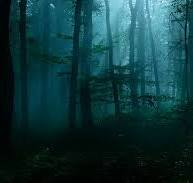
#> input picture Exp - 10/img.jpg, 193 x 183 px, given in place of source.jpg, which was not available; the run also reads 1 picture not shown here
$ python operations.py
#> lines starting #> are read from the running program, lines starting #| are printed output that depends on the picture; pictures that were not available may be replaced by others from this repository, and a replacement may not be noted
import cv2
import numpy as np
from matplotlib import pyplot as plt

# Load the image
image_path = 'source.jpg'
image = cv2.imread(image_path, cv2.IMREAD_GRAYSCALE)
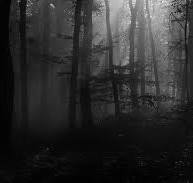
#> image: shape (183, 193); min 0, max 247, mean 43.6

# Calculate the histogram
histogram = cv2.calcHist([image], [0], None, [256], [0, 256])
#> histogram = 256 values, max 1293 at index 4, min 0 at index 221, mean 138

# Plot the histogram
plt.figure(figsize=(8, 6))
plt.title('Histogram')
plt.xlabel('Pixel Value')
plt.ylabel('Frequency')
plt.plot(histogram)
plt.xlim([0, 256])
plt.grid(True)
plt.show()
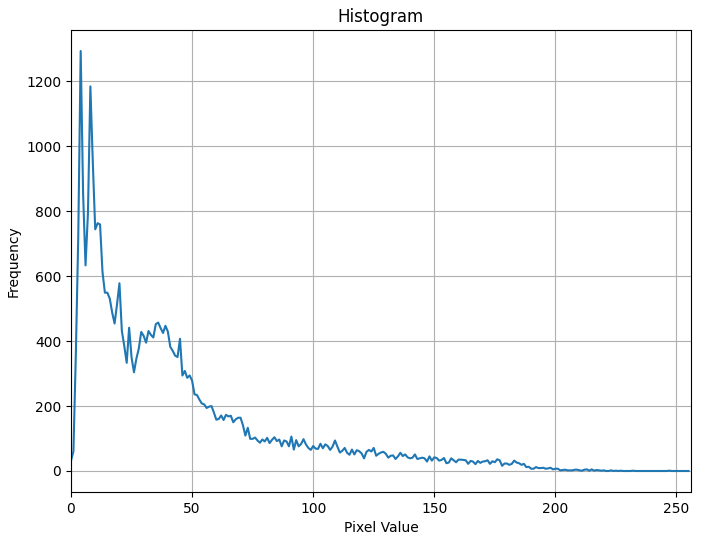
#> figure drawn by matplotlib, 1 panel; curve peaks at x = 4, y = 1293

# Perform histogram equalization
equalized_image = cv2.equalizeHist(image)
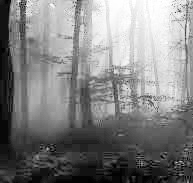
#> equalized_image: shape (183, 193); min 0, max 255, mean 129

# Display the original and equalized images
plt.figure(figsize=(10, 5))
plt.subplot(1, 2, 1)
plt.title('Original Image')
plt.imshow(image, cmap='gray')
plt.axis('off')

plt.subplot(1, 2, 2)
plt.title('Equalized Image')
plt.imshow(equalized_image, cmap='gray')
plt.axis('off')
plt.show()
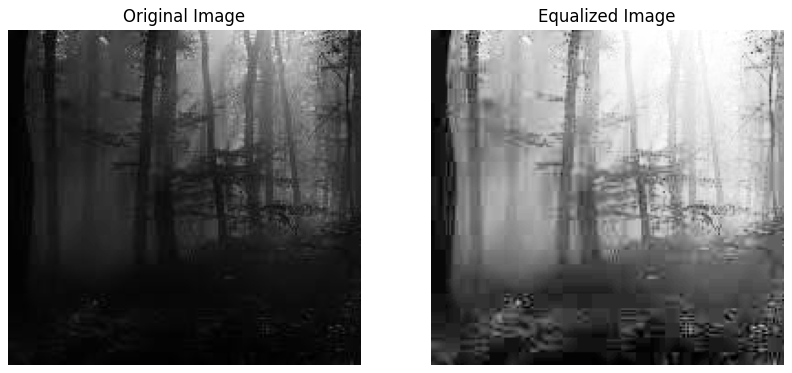
#> figure drawn by matplotlib, 2 panels

# Calculate the histogram of equalized image
histogram2 = cv2.calcHist([equalized_image], [0], None, [256], [0, 256])
#> histogram2 = 256 values, max 1293 at index 18, min 0 at index 1, mean 138

plt.figure(figsize=(8, 6))
plt.title('Histogram after Equalization')
plt.xlabel('Pixel Value')
plt.ylabel('Frequency')
plt.plot(histogram2)
plt.xlim([0, 256])
plt.grid(True)
plt.show()
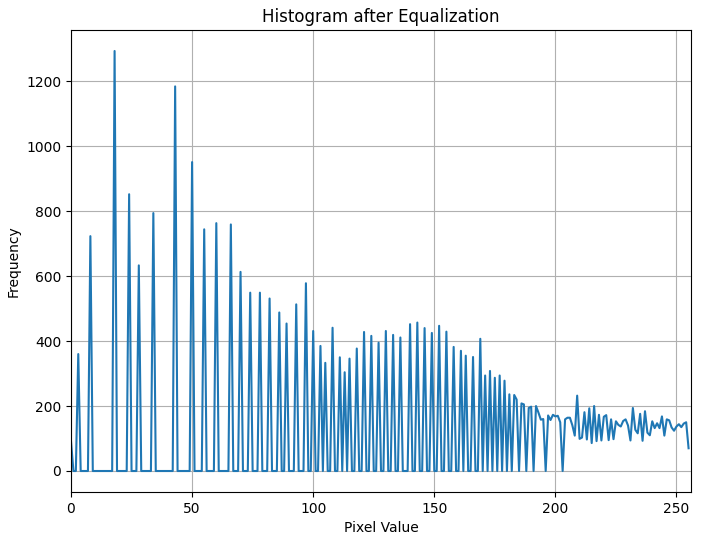
#> figure drawn by matplotlib, 1 panel; curve peaks at x = 18, y = 1293

# Histogram Matching
# Load the source and reference images
source_path = 'source.jpg'
reference_path = 'reference.jpg'

source_image = cv2.imread(source_path, cv2.IMREAD_GRAYSCALE)
reference_image = cv2.imread(reference_path, cv2.IMREAD_GRAYSCALE)

# Calculate histograms
source_hist = cv2.calcHist([source_image], [0], None, [256], [0, 256])
#> source_hist has the same summary as histogram
reference_hist = cv2.calcHist([reference_image], [0], None, [256], [0, 256])
#> reference_hist has the same summary as histogram

# Normalize histograms
source_hist /= source_hist.sum()
#> source_hist = 256 values, max 0.0366 at index 4, min 0 at index 221, mean 0.00391
reference_hist /= reference_hist.sum()
#> reference_hist has the same summary as source_hist

# Calculate CDF
source_cdf = source_hist.cumsum()
#> source_cdf = 256 values from 0.000906 to 1
reference_cdf = reference_hist.cumsum()
#> reference_cdf = 256 values from 0.000906 to 1

# Map source CDF to reference CDF
mapping = np.interp(source_cdf, reference_cdf, range(256))
#> mapping = 256 values from 0 to 255
matched_image = mapping[source_image]
matched_image = matched_image.astype(np.uint8)

# Display the images
plt.figure(figsize=(12, 6))
plt.subplot(131)
plt.title('Source Image')
plt.imshow(source_image, cmap='gray')
plt.axis('off')

plt.subplot(132)
plt.title('Reference Image')
plt.imshow(reference_image, cmap='gray')
plt.axis('off')

plt.subplot(133)
plt.title('Matched Image')
plt.imshow(matched_image, cmap='gray')
plt.axis('off')

plt.tight_layout()
plt.show()
